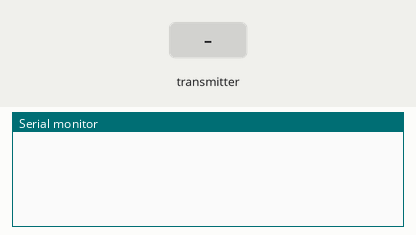
Bench run of a sketch on a simulated Arduino Uno, built with avr-gcc and run on an emulated ATmega328P. On the bench: the last lines printed to the serial monitor. The test bench sets the inputs (shaded band). No radio packets arrive unless stated.

Above: at 1.2 s.
1.3 s: the transmitter starts sending x = 0
At 1.41 s:
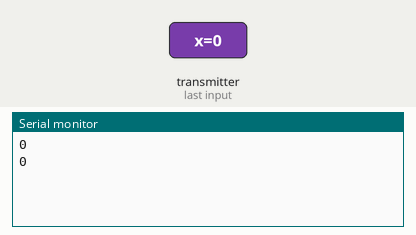
3.2 s: the transmitter starts sending x = 256
At 3.27 s:
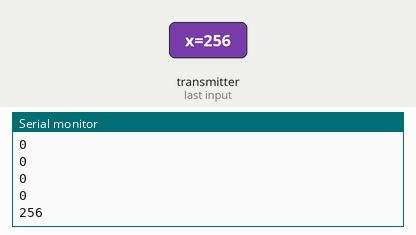
Timing chart, 0 to 6.2 s (numbered marks = the images above; inputs shaded):
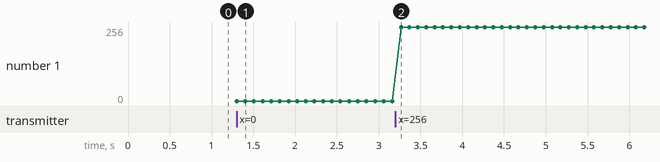

Measured:
- after the input at 1.3 s, the serial monitor: prints a new line at once (image 1)
- after the input at 3.2 s, the serial monitor: prints a new line after 0.07 s (image 2)
- plotted number 1: 0 → 25 after the input at 3.2 s

The sketch:

app_recv_ultrasound.ino
```cpp
#include <SPI.h>//수신
#include <nRF24L01.h>
#include <RF24.h>
#include <SoftwareSerial.h>
SoftwareSerial btSerial(2,3);
RF24 radio(7, 8); // CE, SCN
const byte address[6] = "00001";

void setup() {
Serial.begin(9600);
radio.begin();
radio.openReadingPipe(0, address);
radio.setPALevel(RF24_PA_MIN);
radio.startListening();

btSerial.begin(9600);
}
void loop() {
if (radio.available()) {
int x;
radio.read(&x, sizeof(x));
Serial.println(x);


delay(100);
if(x<20){
  btSerial.println(1);
}
}
}
```
